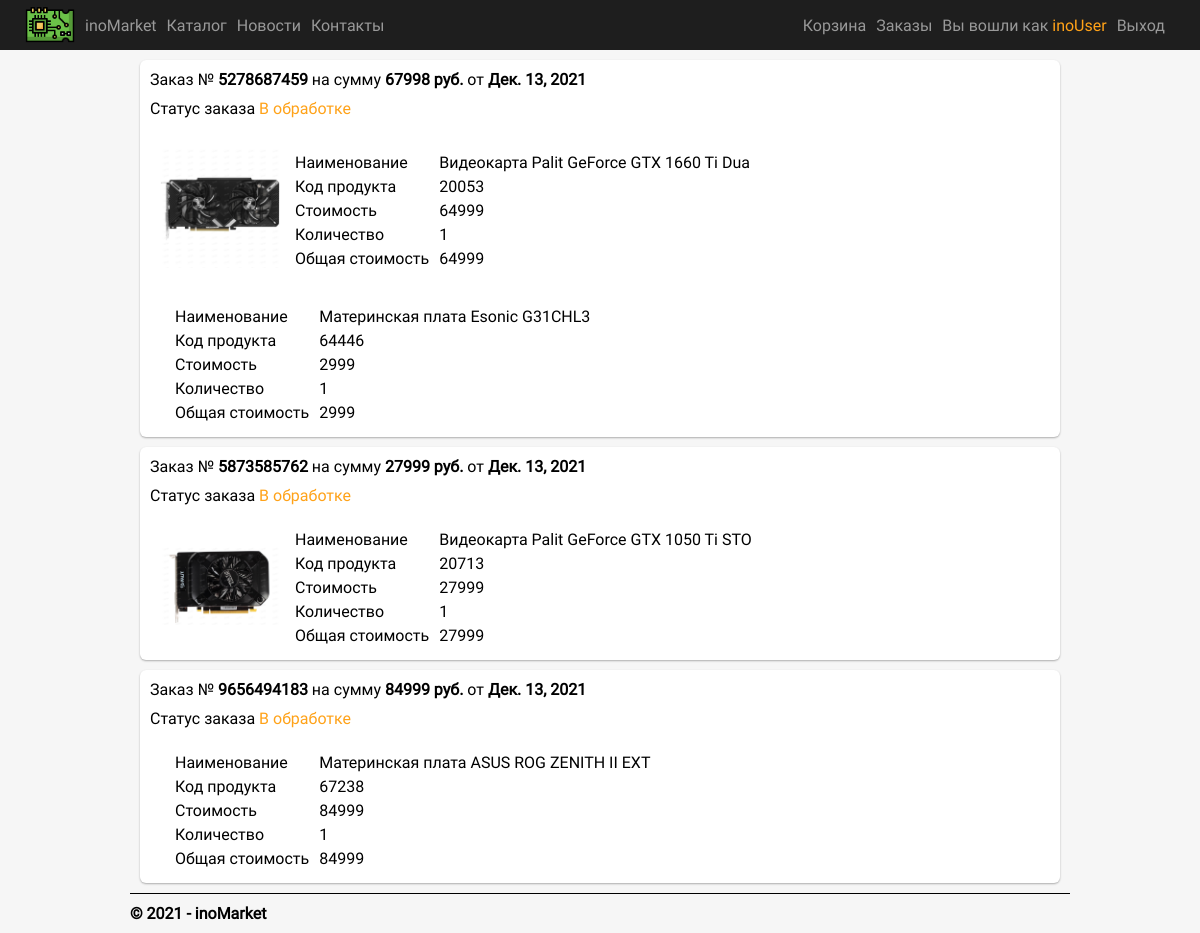
Page /client-orders (signed in) on the committed database.
### app/models.py (models this page shows, shortened)
class Order(models.Model):
  order_id = models.IntegerField(null = False, verbose_name = 'Номер заказа')
  product = models.ForeignKey(Product, on_delete = models.CASCADE, verbose_name = "Продукт")
  client = models.ForeignKey(User, on_delete = models.CASCADE, verbose_name = "Клиент")
  status = models.ForeignKey(Status, default = 1, on_delete = models.CASCADE, verbose_name = "Статус")
  date = models.DateTimeField(default = datetime.now(), db_index = True, verbose_name = "Дата")
  class Meta:
    db_table = "Orders"
    ordering = ["date"]
    verbose_name = "Заказ"
    verbose_name_plural = "Заказы"

class Product(models.Model):
  product_id = models.CharField(max_length = 150, unique = True, verbose_name = 'Код продукта')
  name = models.CharField(max_length = 150, verbose_name = 'Название продукта')
  price = models.DecimalField(max_digits=10, decimal_places = 2, verbose_name = 'Цена продукта', default = 9999999)
  album = models.ForeignKey(Album, on_delete = models.CASCADE, verbose_name = 'Альбом')
  description_short = models.CharField(max_length=1000, verbose_name='Краткое описание')
  description_full = models.TextField(verbose_name = 'Полное описание')
  category = models.ForeignKey(Categories, on_delete = models.CASCADE, verbose_name = 'Категория')
  class Meta:
    db_table = "Products"
    ordering = ["product_id"]
    verbose_name = "Продукт"
    verbose_name_plural = "Продукты"

### app/views.py (the view)
# urls.py: url(r'^client-orders$', app.views.clientOrders, name='client-orders'),
def clientOrders(request):
    queryOrders = '''
    select
    p.name as productName,
    p.product_id as productCode,
    p.price as productPrice,
    p.album_id as productAlbum,
    count(p.product_id) as productCount,
    o.order_id as orderID,
    o.product_id,
    o.client_id as clientID,
    sum(p.price) as sumForCount,
    p.id
    from Orders as o
    join Products as p
    on p.id = o.product_id
    where clientID = ''' + str(request.user.id) + '''
    group by clientID, productCode, orderID'''
    orders_tmp = Order.objects.raw(queryOrders)
    class Order_tmp:
        def __init__(self, product, images):
            self.orderID = product.orderID
            self.productID = product.id
            self.productCode = product.productCode
            self.productName = product.productName[:40]
            self.productPrice = product.productPrice
            self.productCount = product.productCount
            self.sumForCount = product.sumForCount
            self.productImages = []
            for img in images:
                self.productImages.append(str(img.img.url))
            self.productImage = self.productImages[0]
    orders = []
    for order in orders_tmp:
        images = Images.objects.filter(album_id = order.productAlbum)
        print('\n-\n', images.query, '\n-\n')
        orders.append(Order_tmp(order, images))
    querySum = '''select
    o.id, o.client_id as clientID, o.order_id as orderID,
    o.date as orderDate,
    sum(p.price) as totalSum,
    s.text as orderStatus, s.colorHEX as statusColor
    from Products as p
    join Orders as o
    on o.product_id = p.id
    join Statuses as s
    on o.status_id = s.id
    where clientID = ''' + str(request.user.id) + '''
    group by orderID, clientID
    order by o.date'''
    sums = Order.objects.raw(querySum)
    assert isinstance(request, HttpRequest)
    return render(
        request,
        'app/client-orders.html',
        {
            'orders': orders,
            'sums': sums,
            'orders': orders,
            'title':'Заказы',
            'year':datetime.now().year,
        }
    )

### app/templates/app/client-orders.html
{% extends "app/layout.html" %} {% block content %}
<div class="client-orders-container">
 {% for sum in sums%}
  <div class="order-container">
    <div class="order-info">
      <div class="order-header">
        <p class="order-title">Заказ № <strong>{{sum.orderID}}</strong> на сумму <strong>{{sum.totalSum}} руб.</strong> от <strong>{{sum.orderDate.date}}</strong></p>
        <p class="order-status">Статус заказа <span style="color: #{{sum.statusColor}};">{{sum.orderStatus}}</p>
      </div>
        {% for order in orders %} {% if sum.orderID == order.orderID %}
        <div class="order-details">
          <div class="product-image">
            <img src="{{order.productImage}}" alt="" />
          </div>
          <div class="left-part">
            <p>Наименование</p>
            <p>Код продукта</p>
            <p>Стоимость</p>
            <p>Количество</p>
            <p>Общая стоимость</p>
          </div>
          <div class="right-part">
            <p>{{order.productName}}</p>
            <p>{{order.productCode}}</p>
            <p>{{order.productPrice}}</p>
            <p>{{order.productCount}}</p>
            <p>{{order.sumForCount}}</p>
          </div>
        </div>
        {% endif %} {% endfor %}
    </div>
  </div>
{% endfor %}
</div>
{% endblock %}

### app/templates/app/loginpartial.html (shortened to what this page needs)
{% if user.is_authenticated %}
<form id="logoutForm" action="/logout" method="post" class="navbar-right">
  <div class="username" class="navbar-brand">Вы вошли как {% if not user.is_staff %}<a class="profile-link" href="{% url 'profile' %}">{{ user.username }}</a>{% else %}{{user.username}}{% endif %}</div>
  <div><a class="login-button login-link" href="javascript:document.getElementById('logoutForm').submit()">Выход</a></div>
</form>
{% else %}
<div class="">
  <a class="header-link login-link" href="{% url 'login' %}">Войти</a>
</div>
{% endif %}

### app/static/app/content/style.css (style rules this page uses)
body .catalog-container .product-container .product-left .name-id-description, body .product-container .product-top-section .product-buy, body .product-container .product-bot-section .product-comments, body .cart-container .cart-info .cart-details .left-and-center .left-part, body .cart-container .cart-info .cart-details .left-and-center .center-part, body .client-orders-container .order-container .order-info, body .post-container .npc, body .user-container form .user-data .left, body .user-container form .user-data .right { display: flex; flex-direction: column; flex-wrap: nowrap; }
body .header, body .header .header-link-container, body .header .header-link-container #logoutForm, body .header .header-link-container .header-link, body .product-container .product-top-section, body .cart-container .cart-info .cart-details, body .cart-container .cart-info .cart-details .left-and-center, body .client-orders-container .order-container .order-details, body .manager-orders-container .order-container .order-info .order-details, body .manager-orders-container .order-container .order-info .order-details .left-and-center, body .news-container .news-post-container, body .user-container .user-info, body .user-container form .user-data { display: flex; flex-direction: row; flex-wrap: nowrap; align-items: center; }
body, body .catalog-container .product-container .product-right, body .product-container .product-bot-section .product-description-container, body .product-container .product-bot-section .product-comments .add-comment-form div, body .cart-container .cart-info .cart-details .right-part, body .manager-orders-container .order-container .status-buttons, body .contacts-container .address-container address, body .login-container .auth-form-container, body .login-container .auth-form-container .login-form .form-group, body .registration-container .reg-form-container, body .registration-container .reg-form-container form div, body .post-container .npc .img-container, body .home-container .hcc, body .add-product-container { display: flex; flex-direction: column; flex-wrap: nowrap; align-items: center; }
* { margin: 0; padding: 0; }
html { width: 100%; }
@media screen and (min-width: 960px) { body { width: 100%; } }
body { display: inline-block; font-family: "Roboto"; background-color: #f6f6f6; }
body .header .header-link-container #logoutForm div { color: #999999; white-space: nowrap; }
body .header .header-link-container #logoutForm div a { color: #999999; text-decoration: none; margin: 10px; }
body .header .header-link-container #logoutForm div .profile-link { margin: 0; color: #ffa218; }
body .client-orders-container { min-height: calc(100vh - 110px); margin: 10px 20px; }
body .client-orders-container .order-container .order-info { background-color: #ffffff; border-radius: 6px; box-shadow: rgba(0, 0, 0, 0.3) 0px 1px 2px 0px; margin: 10px 0; }
body .client-orders-container .order-container .order-info .order-header .order-title { margin: 10px; }
body .client-orders-container .order-container .order-info .order-header .order-status { margin: 10px; }
body .client-orders-container .order-container .order-details { margin: 10px; }
body .client-orders-container .order-container .order-details .product-image { margin: 10px; max-width: 120px; }
body .client-orders-container .order-container .order-details .product-image img { flex: 0 0 auto; width: 100%; }
body .client-orders-container .order-container .order-details .left-part p { margin: 5px; white-space: nowrap; }
body .client-orders-container .order-container .order-details .right-part p { margin: 5px; white-space: nowrap; }

### rows in the picture
Order: orderID "5278687459", totalSum "67998", orderDate "Дек. 13, 2021", orderStatus "В обработке"
Product: shows a picture, productName "Видеокарта Palit GeForce GTX 1660 Ti Dua", productCode "20053", productPrice "64999", productCount "1", sumForCount "64999"
Product: productName "Материнская плата Esonic G31CHL3", productCode "64446", productPrice "2999", productCount "1", sumForCount "2999"
Order: orderID "5873585762", totalSum "27999", orderDate "Дек. 13, 2021", orderStatus "В обработке"
Product: shows a picture, productName "Видеокарта Palit GeForce GTX 1050 Ti STO", productCode "20713", productPrice "27999", productCount "1", sumForCount "27999"
Order: orderID "9656494183", totalSum "84999", orderDate "Дек. 13, 2021", orderStatus "В обработке"
Product: productName "Материнская плата ASUS ROG ZENITH II EXT", productCode "67238", productPrice "84999", productCount "1", sumForCount "84999"

### other values in the picture
{{ user.username }} "inoUser"
